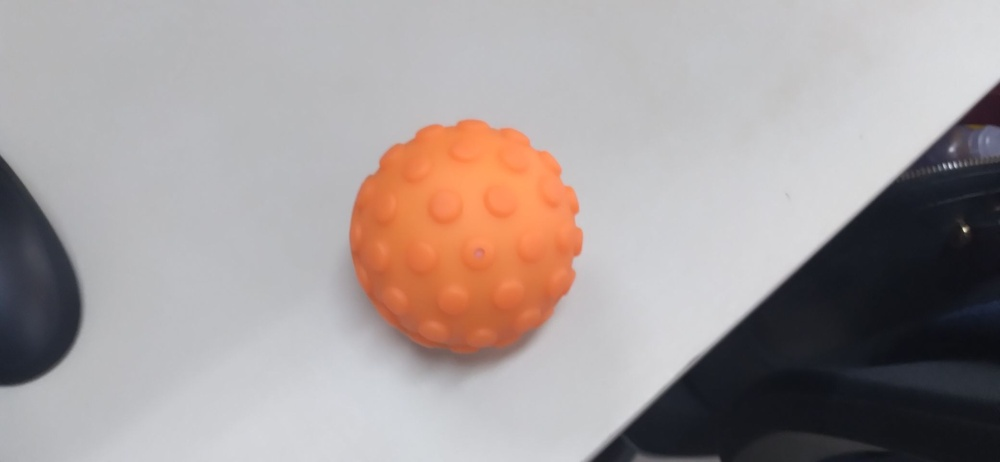
#> input picture foto/foto1.jpg, 1000 x 462 px, shrunk from 2080 x 960 before the run
$ python detection.py
#> lines starting #> are read from the running program, lines starting #| are printed output that depends on the picture; after the words box and inside, x2 and y2 are one past the last pixel; in counts of white or black regions, pixels touching at a corner belong together
#!/usr/bin/env python3
import sys
import cv2 as cv
import numpy as np


img = cv.imread("foto/foto1.jpg")
#> img is the input picture: shape (462, 1000, 3); mean B, G, R 154.8, 155.9, 164.6
hsv = cv.cvtColor(img, cv.COLOR_BGR2HSV)
#> hsv: shape (462, 1000, 3); mean H, S, V 103.6, 31.2, 168.7

lower_range = np.array([5, 100, 20])
upper_range = np.array([25, 255, 255])

mask = cv.inRange(hsv, lower_range, upper_range)
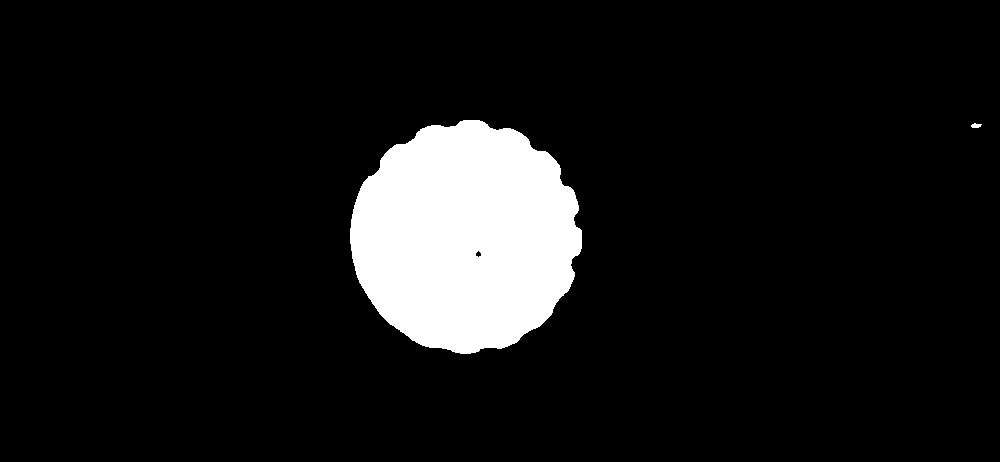
#> mask: shape (462, 1000); 9% white; 2 white regions, box (x1, y1, x2, y2) and area: (350, 120, 582, 354) 41542, (971, 123, 982, 128) 39
# cv.imshow("orange", mask)
cv.imwrite("cubo.jpeg", mask)

def main(argv):

    default_file = 'cubo.jpeg'
    filename = argv[0] if len(argv) > 0 else default_file
    # Loads an image
    src = cv.imread(cv.samples.findFile(filename), cv.IMREAD_COLOR)
#> src: shape (462, 1000, 3); min 0, max 255, mean 23
    # Check if image is loaded fine
    if src is None:
        print ('Error opening image!')
        print ('Usage: hough_circle.py [image_name -- default ' + default_file + '] \n')
        return -1


    gray = cv.cvtColor(src, cv.COLOR_BGR2GRAY)


    gray = cv.medianBlur(gray, 5)


    rows = gray.shape[0]
#> rows = 462
    circles = cv.HoughCircles(gray, cv.HOUGH_GRADIENT, 1, rows / 8,
                               param1=60, param2=20,
                               minRadius=100, maxRadius=300)
#> circles = None


    if circles is not None:
        circles = np.uint16(np.around(circles))
        for i in circles[0, :]:
            center = (i[0], i[1])
            # circle center
            cv.circle(src, center, 1, (0, 100, 100), 3)
            # circle outline
            radius = i[2]
            print(radius)
            cv.circle(src, center, radius, (255, 0, 255), 3)


    cv.imshow("detected circles", src)
    cv.waitKey(0)
    cv.imwrite("resultado.jpg", src)

    return 0
if __name__ == "__main__":
  main(sys.argv[1:])
